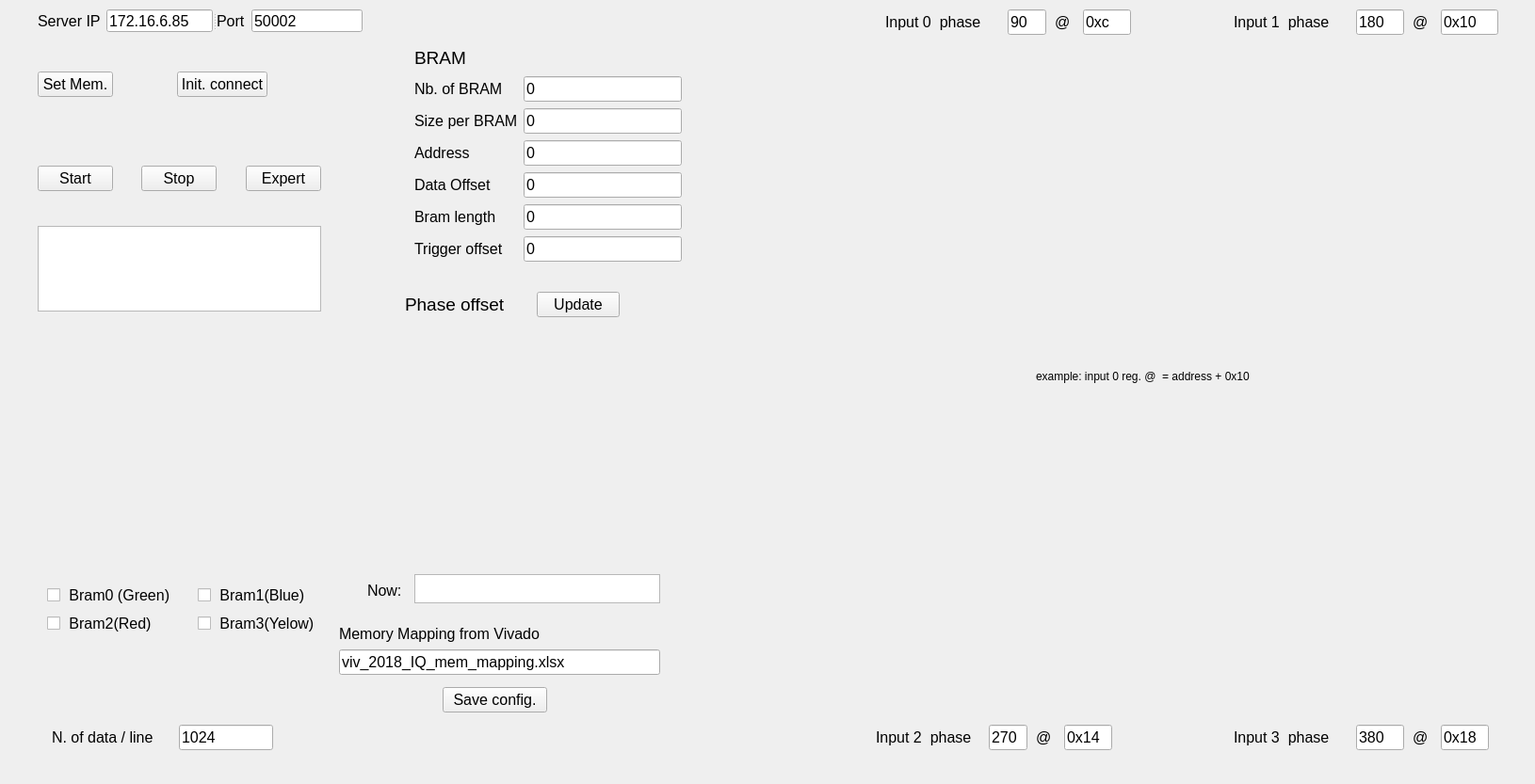
<?xml version="1.0" encoding="UTF-8"?>
<ui version="4.0">
 <class>MainWindow</class>
 <widget class="QMainWindow" name="MainWindow">
  <property name="geometry">
   <rect>
    <x>0</x>
    <y>0</y>
    <width>1630</width>
    <height>833</height>
   </rect>
  </property>
  <property name="windowTitle">
   <string>MainWindow</string>
  </property>
  <widget class="QWidget" name="centralwidget">
   <widget class="QLabel" name="label_6">
    <property name="geometry">
     <rect>
      <x>440</x>
      <y>50</y>
      <width>61</width>
      <height>22</height>
     </rect>
    </property>
    <property name="font">
     <font>
      <pointsize>14</pointsize>
     </font>
    </property>
    <property name="text">
     <string>BRAM</string>
    </property>
   </widget>
   <widget class="QWidget" name="formLayoutWidget">
    <property name="geometry">
     <rect>
      <x>440</x>
      <y>80</y>
      <width>284</width>
      <height>201</height>
     </rect>
    </property>
    <layout class="QGridLayout" name="gridLayout">
     <item row="2" column="1">
      <widget class="QLineEdit" name="ui_bram0_addr">
       <property name="font">
        <font>
         <pointsize>12</pointsize>
        </font>
       </property>
       <property name="text">
        <string>0</string>
       </property>
      </widget>
     </item>
     <item row="4" column="1">
      <widget class="QLineEdit" name="ui_bram0_maplen">
       <property name="font">
        <font>
         <pointsize>12</pointsize>
        </font>
       </property>
       <property name="text">
        <string>0</string>
       </property>
      </widget>
     </item>
     <item row="1" column="1">
      <widget class="QLineEdit" name="ui_bram0_size">
       <property name="font">
        <font>
         <pointsize>12</pointsize>
        </font>
       </property>
       <property name="text">
        <string>0</string>
       </property>
      </widget>
     </item>
     <item row="0" column="0">
      <widget class="QLabel" name="txt_nbr_bram">
       <property name="font">
        <font>
         <pointsize>12</pointsize>
        </font>
       </property>
       <property name="text">
        <string>Nb. of BRAM</string>
       </property>
      </widget>
     </item>
     <item row="2" column="0">
      <widget class="QLabel" name="txt_bram0_start_addr">
       <property name="font">
        <font>
         <pointsize>12</pointsize>
        </font>
       </property>
       <property name="text">
        <string>Address</string>
       </property>
      </widget>
     </item>
     <item row="4" column="0">
      <widget class="QLabel" name="txt_bram0_len">
       <property name="font">
        <font>
         <pointsize>12</pointsize>
        </font>
       </property>
       <property name="text">
        <string>Bram length</string>
       </property>
      </widget>
     </item>
     <item row="1" column="0">
      <widget class="QLabel" name="txt_Onebram_size">
       <property name="font">
        <font>
         <pointsize>12</pointsize>
        </font>
       </property>
       <property name="text">
        <string>Size per BRAM</string>
       </property>
      </widget>
     </item>
     <item row="0" column="1">
      <widget class="QLineEdit" name="ui_nbr_bram">
       <property name="font">
        <font>
         <pointsize>12</pointsize>
        </font>
       </property>
       <property name="text">
        <string>0</string>
       </property>
      </widget>
     </item>
     <item row="3" column="1">
      <widget class="QLineEdit" name="ui_bram0_offset">
       <property name="font">
        <font>
         <pointsize>12</pointsize>
        </font>
       </property>
       <property name="text">
        <string>0</string>
       </property>
      </widget>
     </item>
     <item row="3" column="0">
      <widget class="QLabel" name="txt_bram0_offset">
       <property name="font">
        <font>
         <pointsize>12</pointsize>
        </font>
       </property>
       <property name="text">
        <string>Data Offset</string>
       </property>
       <property name="margin">
        <number>0</number>
       </property>
      </widget>
     </item>
     <item row="5" column="1">
      <widget class="QLineEdit" name="ui_trig_addr">
       <property name="font">
        <font>
         <pointsize>12</pointsize>
        </font>
       </property>
       <property name="text">
        <string>0</string>
       </property>
      </widget>
     </item>
     <item row="5" column="0">
      <widget class="QLabel" name="txt_trig_addr">
       <property name="font">
        <font>
         <pointsize>12</pointsize>
        </font>
       </property>
       <property name="text">
        <string>Trigger offset</string>
       </property>
      </widget>
     </item>
    </layout>
   </widget>
   <widget class="QTextBrowser" name="msgbox">
    <property name="geometry">
     <rect>
      <x>40</x>
      <y>240</y>
      <width>301</width>
      <height>91</height>
     </rect>
    </property>
    <property name="font">
     <font>
      <pointsize>14</pointsize>
     </font>
    </property>
   </widget>
   <widget class="QSplitter" name="splitter">
    <property name="geometry">
     <rect>
      <x>40</x>
      <y>10</y>
      <width>345</width>
      <height>24</height>
     </rect>
    </property>
    <property name="orientation">
     <enum>Qt::Horizontal</enum>
    </property>
    <widget class="QWidget" name="formLayoutWidget_2">
     <layout class="QFormLayout" name="formLayout_2">
      <item row="0" column="0">
       <widget class="QLabel" name="label">
        <property name="font">
         <font>
          <pointsize>12</pointsize>
         </font>
        </property>
        <property name="text">
         <string>Server IP</string>
        </property>
       </widget>
      </item>
      <item row="0" column="1">
       <widget class="QLineEdit" name="server_ip">
        <property name="font">
         <font>
          <pointsize>12</pointsize>
         </font>
        </property>
        <property name="text">
         <string>172.16.6.85</string>
        </property>
       </widget>
      </item>
     </layout>
    </widget>
    <widget class="QWidget" name="formLayoutWidget_3">
     <layout class="QFormLayout" name="formLayout_4">
      <item row="0" column="0">
       <widget class="QLabel" name="label_7">
        <property name="font">
         <font>
          <pointsize>12</pointsize>
         </font>
        </property>
        <property name="text">
         <string>Port</string>
        </property>
       </widget>
      </item>
      <item row="0" column="1">
       <widget class="QLineEdit" name="server_port">
        <property name="font">
         <font>
          <pointsize>12</pointsize>
         </font>
        </property>
        <property name="text">
         <string>50002</string>
        </property>
       </widget>
      </item>
     </layout>
    </widget>
   </widget>
   <widget class="CustomWidget" name="rtplot" native="true">
    <property name="geometry">
     <rect>
      <x>40</x>
      <y>340</y>
      <width>671</width>
      <height>261</height>
     </rect>
    </property>
   </widget>
   <widget class="QTextEdit" name="current_dt">
    <property name="geometry">
     <rect>
      <x>440</x>
      <y>610</y>
      <width>261</width>
      <height>31</height>
     </rect>
    </property>
   </widget>
   <widget class="QLabel" name="label_2">
    <property name="geometry">
     <rect>
      <x>390</x>
      <y>620</y>
      <width>59</width>
      <height>14</height>
     </rect>
    </property>
    <property name="font">
     <font>
      <pointsize>12</pointsize>
     </font>
    </property>
    <property name="text">
     <string>Now:</string>
    </property>
   </widget>
   <widget class="QLineEdit" name="bram0_num_data">
    <property name="geometry">
     <rect>
      <x>190</x>
      <y>770</y>
      <width>100</width>
      <height>27</height>
     </rect>
    </property>
    <property name="font">
     <font>
      <pointsize>12</pointsize>
     </font>
    </property>
    <property name="text">
     <string>1024</string>
    </property>
   </widget>
   <widget class="QLabel" name="now">
    <property name="geometry">
     <rect>
      <x>55</x>
      <y>770</y>
      <width>129</width>
      <height>27</height>
     </rect>
    </property>
    <property name="font">
     <font>
      <pointsize>12</pointsize>
     </font>
    </property>
    <property name="text">
     <string>N. of data / line</string>
    </property>
    <property name="margin">
     <number>0</number>
    </property>
   </widget>
   <widget class="QLineEdit" name="excel_path">
    <property name="geometry">
     <rect>
      <x>360</x>
      <y>690</y>
      <width>341</width>
      <height>27</height>
     </rect>
    </property>
    <property name="font">
     <font>
      <pointsize>12</pointsize>
     </font>
    </property>
    <property name="text">
     <string>viv_2018_IQ_mem_mapping.xlsx</string>
    </property>
   </widget>
   <widget class="QLabel" name="txt_nbr_bram_2">
    <property name="geometry">
     <rect>
      <x>360</x>
      <y>660</y>
      <width>261</width>
      <height>27</height>
     </rect>
    </property>
    <property name="font">
     <font>
      <pointsize>12</pointsize>
     </font>
    </property>
    <property name="text">
     <string>Memory Mapping from Vivado</string>
    </property>
   </widget>
   <widget class="QLabel" name="txt_nbr_bram_4">
    <property name="geometry">
     <rect>
      <x>430</x>
      <y>310</y>
      <width>191</width>
      <height>27</height>
     </rect>
    </property>
    <property name="font">
     <font>
      <pointsize>14</pointsize>
     </font>
    </property>
    <property name="text">
     <string>Phase offset</string>
    </property>
   </widget>
   <widget class="CustomWidget" name="plt_ch0_iq" native="true">
    <property name="geometry">
     <rect>
      <x>890</x>
      <y>40</y>
      <width>350</width>
      <height>350</height>
     </rect>
    </property>
   </widget>
   <widget class="QLabel" name="label_3">
    <property name="geometry">
     <rect>
      <x>1100</x>
      <y>390</y>
      <width>411</width>
      <height>20</height>
     </rect>
    </property>
    <property name="text">
     <string>example: input 0 reg. @  = address + 0x10 </string>
    </property>
   </widget>
   <widget class="QWidget" name="horizontalLayoutWidget">
    <property name="geometry">
     <rect>
      <x>40</x>
      <y>50</y>
      <width>306</width>
      <height>80</height>
     </rect>
    </property>
    <layout class="QHBoxLayout" name="horizontalLayout_9">
     <item>
      <widget class="QPushButton" name="button_set_bram">
       <property name="font">
        <font>
         <pointsize>12</pointsize>
        </font>
       </property>
       <property name="text">
        <string>Set Mem.</string>
       </property>
      </widget>
     </item>
     <item>
      <spacer name="horizontalSpacer">
       <property name="orientation">
        <enum>Qt::Horizontal</enum>
       </property>
       <property name="sizeHint" stdset="0">
        <size>
         <width>40</width>
         <height>20</height>
        </size>
       </property>
      </spacer>
     </item>
     <item>
      <widget class="QPushButton" name="button_init">
       <property name="font">
        <font>
         <pointsize>12</pointsize>
        </font>
       </property>
       <property name="text">
        <string>Init. connect</string>
       </property>
      </widget>
     </item>
     <item>
      <spacer name="horizontalSpacer_2">
       <property name="orientation">
        <enum>Qt::Horizontal</enum>
       </property>
       <property name="sizeHint" stdset="0">
        <size>
         <width>40</width>
         <height>20</height>
        </size>
       </property>
      </spacer>
     </item>
    </layout>
   </widget>
   <widget class="QWidget" name="horizontalLayoutWidget_2">
    <property name="geometry">
     <rect>
      <x>40</x>
      <y>150</y>
      <width>301</width>
      <height>80</height>
     </rect>
    </property>
    <layout class="QHBoxLayout" name="horizontalLayout_11">
     <item>
      <widget class="QPushButton" name="button_start">
       <property name="font">
        <font>
         <pointsize>12</pointsize>
        </font>
       </property>
       <property name="text">
        <string>Start</string>
       </property>
      </widget>
     </item>
     <item>
      <spacer name="horizontalSpacer_3">
       <property name="orientation">
        <enum>Qt::Horizontal</enum>
       </property>
       <property name="sizeHint" stdset="0">
        <size>
         <width>40</width>
         <height>20</height>
        </size>
       </property>
      </spacer>
     </item>
     <item>
      <widget class="QPushButton" name="button_stop">
       <property name="font">
        <font>
         <pointsize>12</pointsize>
        </font>
       </property>
       <property name="text">
        <string>Stop</string>
       </property>
      </widget>
     </item>
     <item>
      <spacer name="horizontalSpacer_5">
       <property name="orientation">
        <enum>Qt::Horizontal</enum>
       </property>
       <property name="sizeHint" stdset="0">
        <size>
         <width>40</width>
         <height>20</height>
        </size>
       </property>
      </spacer>
     </item>
     <item>
      <widget class="QPushButton" name="button_expert">
       <property name="font">
        <font>
         <pointsize>12</pointsize>
        </font>
       </property>
       <property name="text">
        <string>Expert</string>
       </property>
      </widget>
     </item>
    </layout>
   </widget>
   <widget class="QCheckBox" name="bram0">
    <property name="geometry">
     <rect>
      <x>50</x>
      <y>620</y>
      <width>168</width>
      <height>25</height>
     </rect>
    </property>
    <property name="font">
     <font>
      <pointsize>12</pointsize>
     </font>
    </property>
    <property name="text">
     <string> Bram0 (Green)</string>
    </property>
   </widget>
   <widget class="QCheckBox" name="bram1">
    <property name="geometry">
     <rect>
      <x>210</x>
      <y>620</y>
      <width>168</width>
      <height>25</height>
     </rect>
    </property>
    <property name="font">
     <font>
      <pointsize>12</pointsize>
     </font>
    </property>
    <property name="text">
     <string> Bram1(Blue)</string>
    </property>
   </widget>
   <widget class="QCheckBox" name="bram2">
    <property name="geometry">
     <rect>
      <x>50</x>
      <y>650</y>
      <width>168</width>
      <height>25</height>
     </rect>
    </property>
    <property name="font">
     <font>
      <pointsize>12</pointsize>
     </font>
    </property>
    <property name="text">
     <string> Bram2(Red)</string>
    </property>
   </widget>
   <widget class="QCheckBox" name="bram3">
    <property name="geometry">
     <rect>
      <x>210</x>
      <y>650</y>
      <width>168</width>
      <height>25</height>
     </rect>
    </property>
    <property name="font">
     <font>
      <pointsize>12</pointsize>
     </font>
    </property>
    <property name="text">
     <string> Bram3(Yelow)</string>
    </property>
   </widget>
   <widget class="QPushButton" name="button_save_config">
    <property name="geometry">
     <rect>
      <x>470</x>
      <y>730</y>
      <width>111</width>
      <height>27</height>
     </rect>
    </property>
    <property name="font">
     <font>
      <pointsize>12</pointsize>
     </font>
    </property>
    <property name="text">
     <string>Save config.</string>
    </property>
   </widget>
   <widget class="CustomWidget" name="plt_ch1_iq" native="true">
    <property name="geometry">
     <rect>
      <x>1270</x>
      <y>40</y>
      <width>350</width>
      <height>350</height>
     </rect>
    </property>
   </widget>
   <widget class="CustomWidget" name="plt_ch2_iq" native="true">
    <property name="geometry">
     <rect>
      <x>890</x>
      <y>410</y>
      <width>350</width>
      <height>350</height>
     </rect>
    </property>
   </widget>
   <widget class="CustomWidget" name="plt_ch3_iq" native="true">
    <property name="geometry">
     <rect>
      <x>1270</x>
      <y>410</y>
      <width>350</width>
      <height>350</height>
     </rect>
    </property>
   </widget>
   <widget class="QPushButton" name="button_phase">
    <property name="geometry">
     <rect>
      <x>570</x>
      <y>310</y>
      <width>88</width>
      <height>27</height>
     </rect>
    </property>
    <property name="font">
     <font>
      <pointsize>12</pointsize>
     </font>
    </property>
    <property name="text">
     <string>Update</string>
    </property>
   </widget>
   <widget class="QLineEdit" name="ui_ph0_deg">
    <property name="geometry">
     <rect>
      <x>1070</x>
      <y>10</y>
      <width>41</width>
      <height>27</height>
     </rect>
    </property>
    <property name="font">
     <font>
      <pointsize>12</pointsize>
     </font>
    </property>
    <property name="text">
     <string>90</string>
    </property>
   </widget>
   <widget class="QLineEdit" name="ui_ph0_add">
    <property name="geometry">
     <rect>
      <x>1150</x>
      <y>10</y>
      <width>51</width>
      <height>27</height>
     </rect>
    </property>
    <property name="font">
     <font>
      <pointsize>12</pointsize>
     </font>
    </property>
    <property name="text">
     <string>0xc</string>
    </property>
   </widget>
   <widget class="QLabel" name="txt_nbr_bram_3">
    <property name="geometry">
     <rect>
      <x>940</x>
      <y>10</y>
      <width>121</width>
      <height>27</height>
     </rect>
    </property>
    <property name="font">
     <font>
      <pointsize>12</pointsize>
     </font>
    </property>
    <property name="text">
     <string>Input 0  phase</string>
    </property>
   </widget>
   <widget class="QLineEdit" name="ui_ph1_add">
    <property name="geometry">
     <rect>
      <x>1530</x>
      <y>10</y>
      <width>61</width>
      <height>27</height>
     </rect>
    </property>
    <property name="font">
     <font>
      <pointsize>12</pointsize>
     </font>
    </property>
    <property name="text">
     <string>0x10</string>
    </property>
   </widget>
   <widget class="QLineEdit" name="ui_ph1_deg">
    <property name="geometry">
     <rect>
      <x>1440</x>
      <y>10</y>
      <width>51</width>
      <height>27</height>
     </rect>
    </property>
    <property name="font">
     <font>
      <pointsize>12</pointsize>
     </font>
    </property>
    <property name="text">
     <string>180</string>
    </property>
   </widget>
   <widget class="QLineEdit" name="ui_ph2_deg">
    <property name="geometry">
     <rect>
      <x>1050</x>
      <y>770</y>
      <width>41</width>
      <height>27</height>
     </rect>
    </property>
    <property name="font">
     <font>
      <pointsize>12</pointsize>
     </font>
    </property>
    <property name="text">
     <string>270</string>
    </property>
   </widget>
   <widget class="QLineEdit" name="ui_ph2_add">
    <property name="geometry">
     <rect>
      <x>1130</x>
      <y>770</y>
      <width>51</width>
      <height>27</height>
     </rect>
    </property>
    <property name="font">
     <font>
      <pointsize>12</pointsize>
     </font>
    </property>
    <property name="text">
     <string>0x14</string>
    </property>
   </widget>
   <widget class="QLabel" name="txt_nbr_bram_15">
    <property name="geometry">
     <rect>
      <x>1100</x>
      <y>770</y>
      <width>21</width>
      <height>27</height>
     </rect>
    </property>
    <property name="font">
     <font>
      <pointsize>12</pointsize>
     </font>
    </property>
    <property name="text">
     <string>@</string>
    </property>
   </widget>
   <widget class="QLabel" name="txt_nbr_bram_18">
    <property name="geometry">
     <rect>
      <x>1120</x>
      <y>10</y>
      <width>21</width>
      <height>27</height>
     </rect>
    </property>
    <property name="font">
     <font>
      <pointsize>12</pointsize>
     </font>
    </property>
    <property name="text">
     <string>@</string>
    </property>
   </widget>
   <widget class="QLabel" name="txt_nbr_bram_19">
    <property name="geometry">
     <rect>
      <x>1500</x>
      <y>10</y>
      <width>21</width>
      <height>27</height>
     </rect>
    </property>
    <property name="font">
     <font>
      <pointsize>12</pointsize>
     </font>
    </property>
    <property name="text">
     <string>@</string>
    </property>
   </widget>
   <widget class="QLabel" name="txt_nbr_bram_5">
    <property name="geometry">
     <rect>
      <x>1310</x>
      <y>10</y>
      <width>121</width>
      <height>27</height>
     </rect>
    </property>
    <property name="font">
     <font>
      <pointsize>12</pointsize>
     </font>
    </property>
    <property name="text">
     <string>Input 1  phase</string>
    </property>
   </widget>
   <widget class="QLabel" name="txt_nbr_bram_8">
    <property name="geometry">
     <rect>
      <x>930</x>
      <y>770</y>
      <width>121</width>
      <height>27</height>
     </rect>
    </property>
    <property name="font">
     <font>
      <pointsize>12</pointsize>
     </font>
    </property>
    <property name="text">
     <string>Input 2  phase</string>
    </property>
   </widget>
   <widget class="QLabel" name="txt_nbr_bram_9">
    <property name="geometry">
     <rect>
      <x>1310</x>
      <y>770</y>
      <width>121</width>
      <height>27</height>
     </rect>
    </property>
    <property name="font">
     <font>
      <pointsize>12</pointsize>
     </font>
    </property>
    <property name="text">
     <string>Input 3  phase</string>
    </property>
   </widget>
   <widget class="QLineEdit" name="ui_ph3_deg">
    <property name="geometry">
     <rect>
      <x>1440</x>
      <y>770</y>
      <width>51</width>
      <height>27</height>
     </rect>
    </property>
    <property name="font">
     <font>
      <pointsize>12</pointsize>
     </font>
    </property>
    <property name="text">
     <string>380</string>
    </property>
   </widget>
   <widget class="QLabel" name="txt_nbr_bram_17">
    <property name="geometry">
     <rect>
      <x>1500</x>
      <y>770</y>
      <width>16</width>
      <height>27</height>
     </rect>
    </property>
    <property name="font">
     <font>
      <pointsize>12</pointsize>
     </font>
    </property>
    <property name="text">
     <string>@</string>
    </property>
   </widget>
   <widget class="QLineEdit" name="ui_ph3_add">
    <property name="geometry">
     <rect>
      <x>1530</x>
      <y>770</y>
      <width>51</width>
      <height>27</height>
     </rect>
    </property>
    <property name="font">
     <font>
      <pointsize>12</pointsize>
     </font>
    </property>
    <property name="text">
     <string>0x18</string>
    </property>
   </widget>
  </widget>
  <widget class="QMenuBar" name="menubar">
   <property name="geometry">
    <rect>
     <x>0</x>
     <y>0</y>
     <width>1630</width>
     <height>19</height>
    </rect>
   </property>
  </widget>
 </widget>
 <customwidgets>
  <customwidget>
   <class>CustomWidget</class>
   <extends>QWidget</extends>
   <header location="global">Plotter.h</header>
   <container>1</container>
  </customwidget>
 </customwidgets>
 <resources/>
 <connections>
  <connection>
   <sender>button_set_bram</sender>
   <signal>clicked()</signal>
   <receiver>button_init</receiver>
   <slot>show()</slot>
   <hints>
    <hint type="sourcelabel">
     <x>122</x>
     <y>113</y>
    </hint>
    <hint type="destinationlabel">
     <x>200</x>
     <y>111</y>
    </hint>
   </hints>
  </connection>
  <connection>
   <sender>button_init</sender>
   <signal>clicked()</signal>
   <receiver>button_start</receiver>
   <slot>show()</slot>
   <hints>
    <hint type="sourcelabel">
     <x>248</x>
     <y>107</y>
    </hint>
    <hint type="destinationlabel">
     <x>93</x>
     <y>211</y>
    </hint>
   </hints>
  </connection>
  <connection>
   <sender>button_start</sender>
   <signal>clicked()</signal>
   <receiver>button_stop</receiver>
   <slot>show()</slot>
   <hints>
    <hint type="sourcelabel">
     <x>109</x>
     <y>200</y>
    </hint>
    <hint type="destinationlabel">
     <x>180</x>
     <y>216</y>
    </hint>
   </hints>
  </connection>
  <connection>
   <sender>button_stop</sender>
   <signal>clicked()</signal>
   <receiver>button_init</receiver>
   <slot>show()</slot>
   <hints>
    <hint type="sourcelabel">
     <x>223</x>
     <y>200</y>
    </hint>
    <hint type="destinationlabel">
     <x>236</x>
     <y>111</y>
    </hint>
   </hints>
  </connection>
  <connection>
   <sender>button_init</sender>
   <signal>clicked()</signal>
   <receiver>button_phase</receiver>
   <slot>show()</slot>
   <hints>
    <hint type="sourcelabel">
     <x>285</x>
     <y>104</y>
    </hint>
    <hint type="destinationlabel">
     <x>970</x>
     <y>71</y>
    </hint>
   </hints>
  </connection>
 </connections>
</ui>
